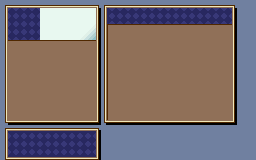

This is a level from a 2D game, rendered from its Tiled map with the project's own tilesets. A one-line summary and the complete map file follow:
An orthogonal 32x20 tile map with 8x8 px tiles, 1 tile layer (Tile Layer 1).

<map version="1.9" tiledversion="1.9.1" orientation="orthogonal" renderorder="right-down" width="32" height="20" tilewidth="8" tileheight="8" infinite="0" nextlayerid="2" nextobjectid="1">
 <tileset firstgid="1" name="BobMenuTiles" tilewidth="8" tileheight="8" tilecount="128" columns="16">
  <image source="../../Image/Png/BobMenuTiles.png" width="128" height="64" />
 </tileset>
 <layer id="1" name="Tile Layer 1" width="32" height="20">
  <data encoding="csv">
4,3,3,3,3,3,3,3,3,3,3,3,2147483652,80,3,3,3,3,3,3,3,3,3,3,3,3,3,3,3,2147483652,1,1,
37,2,2,2,2,27,27,27,27,27,27,27,20,39,2,2,2,2,2,2,2,2,2,2,2,2,2,2,2,20,1,1,
37,2,2,2,2,27,27,27,27,27,27,27,20,39,2,2,2,2,2,2,2,2,2,2,2,2,2,2,2,20,1,1,
37,2,2,2,2,27,27,27,27,27,27,28,20,83,73,73,73,73,73,73,73,73,73,73,73,73,73,73,73,20,1,1,
37,2,2,2,2,27,27,27,27,27,28,29,20,82,47,47,47,47,47,47,47,47,47,47,47,47,47,47,47,20,1,1,
37,73,73,73,73,73,73,73,73,73,73,73,20,82,47,47,47,47,47,47,47,47,47,47,47,47,47,47,47,20,1,1,
37,47,47,47,47,47,47,47,47,47,47,47,20,82,47,47,47,47,47,47,47,47,47,47,47,47,47,47,47,20,1,1,
37,47,47,47,47,47,47,47,47,47,47,47,20,82,47,47,47,47,47,47,47,47,47,47,47,47,47,47,47,20,1,1,
37,47,47,47,47,47,47,47,47,47,47,47,20,82,47,47,47,47,47,47,47,47,47,47,47,47,47,47,47,20,1,1,
37,47,47,47,47,47,47,47,47,47,47,47,20,82,47,47,47,47,47,47,47,47,47,47,47,47,47,47,47,20,1,1,
37,47,47,47,47,47,47,47,47,47,47,47,20,82,47,47,47,47,47,47,47,47,47,47,47,47,47,47,47,20,1,1,
37,47,47,47,47,47,47,47,47,47,47,47,20,82,47,47,47,47,47,47,47,47,47,47,47,47,47,47,47,20,1,1,
37,47,47,47,47,47,47,47,47,47,47,47,20,82,47,47,47,47,47,47,47,47,47,47,47,47,47,47,47,20,1,1,
37,47,47,47,47,47,47,47,47,47,47,47,20,82,47,47,47,47,47,47,47,47,47,47,47,47,47,47,47,20,1,1,
37,47,47,47,47,47,47,47,47,47,47,47,20,82,47,47,47,47,47,47,47,47,47,47,47,47,47,47,47,20,1,1,
1073741828,24,24,24,24,24,24,24,24,24,24,24,25,81,24,24,24,24,24,24,24,24,24,24,24,24,24,24,24,25,1,1,
77,38,38,38,38,38,38,38,38,38,38,38,2147483727,1,1,1,1,1,1,1,1,1,1,1,1,1,1,1,1,1,1,1,
37,2,2,2,2,2,2,2,2,2,2,2,20,1,1,1,1,1,1,1,1,1,1,1,1,1,1,1,1,1,1,1,
37,2,2,2,2,2,2,2,2,2,2,2,20,1,1,1,1,1,1,1,1,1,1,1,1,1,1,1,1,1,1,1,
1073741901,1073741862,1073741862,1073741862,1073741862,1073741862,1073741862,1073741862,1073741862,1073741862,1073741862,1073741862,3221225550,1,1,1,1,1,1,1,1,1,1,1,1,1,1,1,1,1,1,1
</data>
 </layer>
</map>
